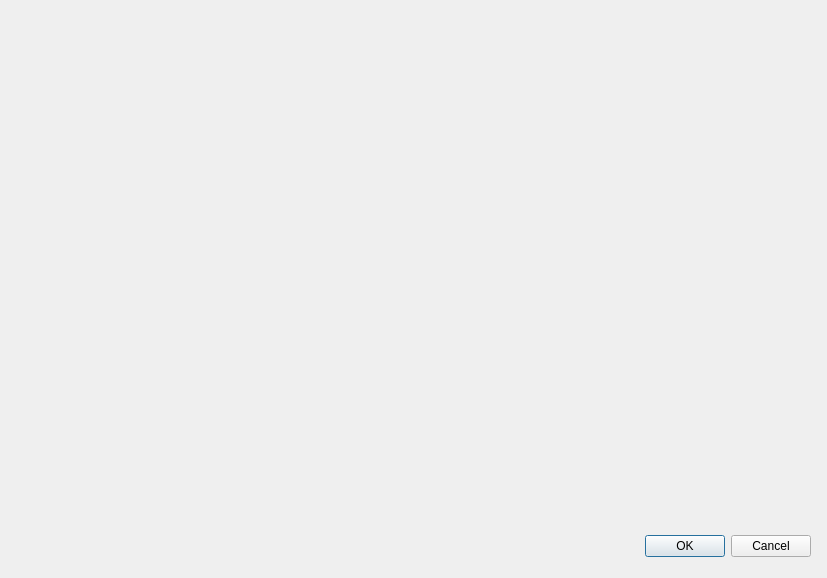
<?xml version="1.0" encoding="UTF-8"?>
<ui version="4.0">
 <class>Dialog_fileList</class>
 <widget class="QDialog" name="Dialog_fileList">
  <property name="geometry">
   <rect>
    <x>0</x>
    <y>0</y>
    <width>827</width>
    <height>578</height>
   </rect>
  </property>
  <property name="windowTitle">
   <string>Dialog</string>
  </property>
  <widget class="QDialogButtonBox" name="buttonBox">
   <property name="geometry">
    <rect>
     <x>470</x>
     <y>530</y>
     <width>341</width>
     <height>32</height>
    </rect>
   </property>
   <property name="orientation">
    <enum>Qt::Horizontal</enum>
   </property>
   <property name="standardButtons">
    <set>QDialogButtonBox::Cancel|QDialogButtonBox::Ok</set>
   </property>
  </widget>
  <widget class="QWidget" name="verticalLayoutWidget">
   <property name="geometry">
    <rect>
     <x>160</x>
     <y>20</y>
     <width>631</width>
     <height>451</height>
    </rect>
   </property>
   <layout class="QVBoxLayout" name="verticalLayout_file">
    <property name="sizeConstraint">
     <enum>QLayout::SetNoConstraint</enum>
    </property>
   </layout>
  </widget>
 </widget>
 <resources/>
 <connections>
  <connection>
   <sender>buttonBox</sender>
   <signal>accepted()</signal>
   <receiver>Dialog_fileList</receiver>
   <slot>accept()</slot>
   <hints>
    <hint type="sourcelabel">
     <x>248</x>
     <y>254</y>
    </hint>
    <hint type="destinationlabel">
     <x>157</x>
     <y>274</y>
    </hint>
   </hints>
  </connection>
  <connection>
   <sender>buttonBox</sender>
   <signal>rejected()</signal>
   <receiver>Dialog_fileList</receiver>
   <slot>reject()</slot>
   <hints>
    <hint type="sourcelabel">
     <x>316</x>
     <y>260</y>
    </hint>
    <hint type="destinationlabel">
     <x>286</x>
     <y>274</y>
    </hint>
   </hints>
  </connection>
 </connections>
</ui>
